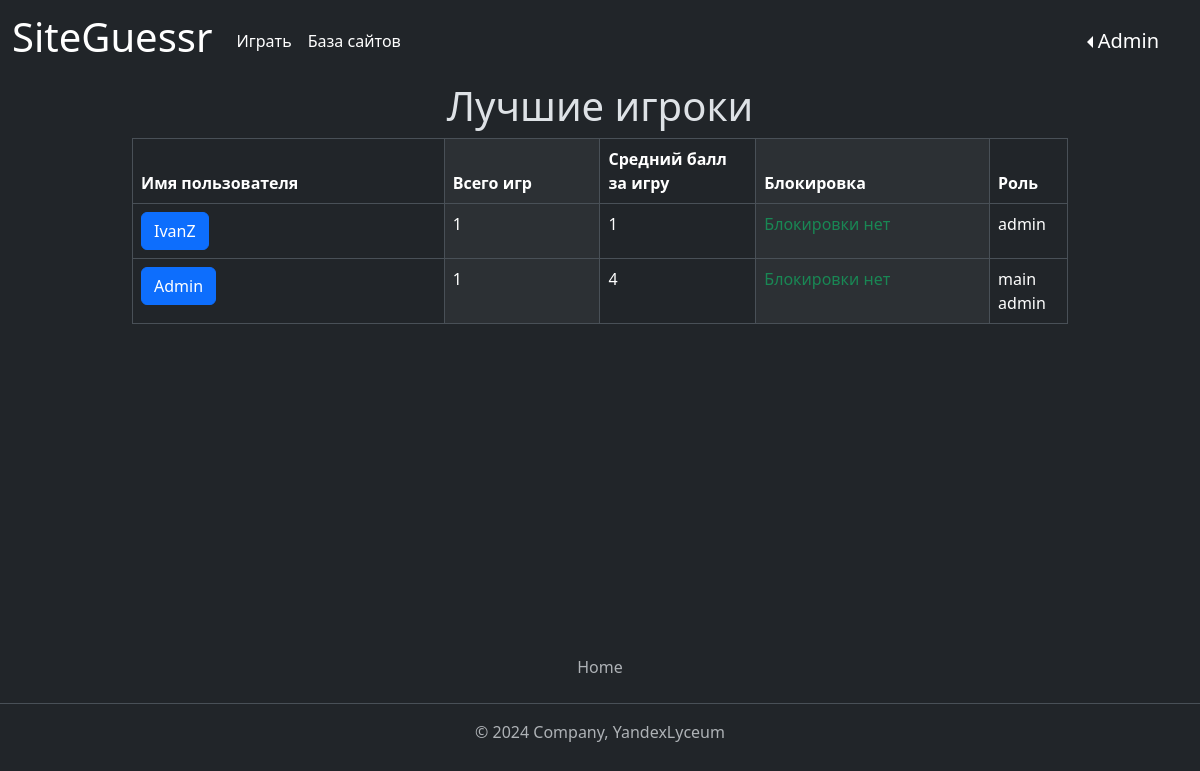
Page /users (signed in) on the earlier database version.
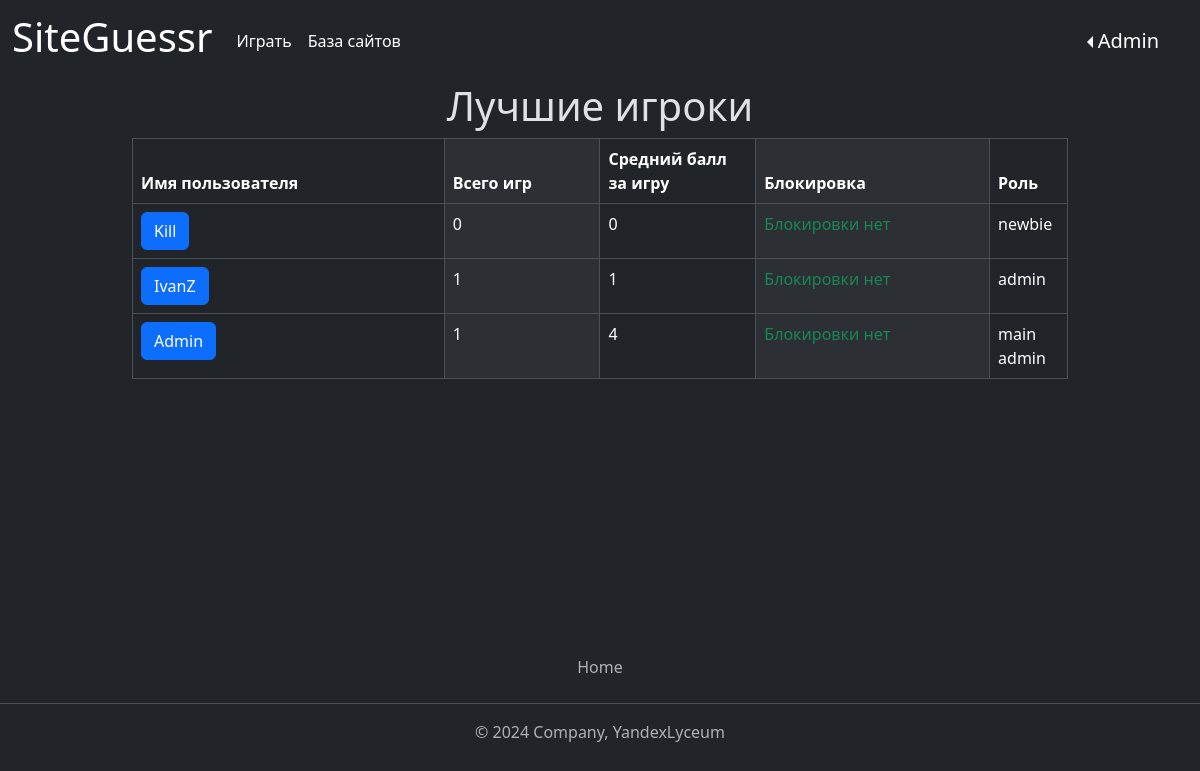
Same page on the later database version.
### data/users.py (models this page shows, shortened)
class User(SqlAlchemyBase, UserMixin, SerializerMixin):
    __tablename__ = 'user'
    id = sqlalchemy.Column(sqlalchemy.Integer,
                           primary_key=True, autoincrement=True)
    login = sqlalchemy.Column(sqlalchemy.String, unique=True, nullable=True)
    description = sqlalchemy.Column(sqlalchemy.String)  # описание
    role = sqlalchemy.Column(sqlalchemy.String, nullable=True, default="newbie")  # роль
    banned = sqlalchemy.Column(sqlalchemy.Boolean, nullable=True, default=False)  # бан
    created_date = sqlalchemy.Column(sqlalchemy.DateTime)
    modified_date = sqlalchemy.Column(sqlalchemy.DateTime)
    hashed_password = sqlalchemy.Column(sqlalchemy.String, nullable=True)
    statistic = orm.relationship("Statistic", back_populates='user', uselist=False)
    games = orm.relationship("Game", back_populates='user')
    website = orm.relationship("Website", back_populates='user')

### data/statistics.py (models this page shows)
class Statistic(SqlAlchemyBase, UserMixin, SerializerMixin):
    __tablename__ = 'statistic'
    id = sqlalchemy.Column(sqlalchemy.Integer,
                           primary_key=True, autoincrement=True)
    user_id = sqlalchemy.Column(sqlalchemy.Integer, sqlalchemy.ForeignKey("user.id"), nullable=True, unique=True)
    total_games = sqlalchemy.Column(sqlalchemy.Integer, nullable=True, default=0)  # общее количество сыгранных игр
    correct_answers = sqlalchemy.Column(sqlalchemy.Integer, nullable=True, default=0)  # количество правильных ответов
    wrong_answers = sqlalchemy.Column(sqlalchemy.Integer, nullable=True, default=0)  # количество неправильных ответов
    average_score = sqlalchemy.Column(sqlalchemy.Integer, nullable=True, default=0)  # средний балл за игру
    best_score = sqlalchemy.Column(sqlalchemy.Integer, nullable=True, default=0)  # лучший счёт
    user = orm.relationship('User')

### main.py (the view)
@app.route('/users', methods=['GET', 'POST'])
@login_required
def all_users():
    if not (current_user.role == "main admin" and current_user.banned != 1):
        return redirect("/")
    db_sess = db_session.create_session()
    params = {"title": "Все пользователи",
              "users": [user for user in
                        db_sess.query(User).order_by(
                            desc(User.login), desc(User.login)).all()]}
    return render_template("all_users.html", **params)

### data/db_session.py (called while the page is built)
def create_session() -> Session:
    global __factory
    return __factory()

### main.py (called while the page is built)
@login_manager.user_loader
def load_user(user_id):
    db_sess = db_session.create_session()
    return db_sess.query(User).get(user_id)

### templates/all_users.html (shortened to what this page needs)
<div class="main-body">
    <h1 class="text-center">Лучшие игроки</h1>
    <div class="container table-wrapper">
        <table class="table table-striped-columns table-bordered ">
            <thead>
            <tr class="">
                <th class="col-4" scope="col">Имя пользователя</th>
                <th class="col-2" scope="col">Всего игр</th>
                <th class="col-2" scope="col">Средний балл за игру</th>
                <th class="col-3" scope="col">Блокировка</th>
                <th class="col-3" scope="col">Роль</th>
            </tr>
            </thead>
            <tbody>
            <tr class="">
                <td><a class="btn btn-primary" href="/profile/<% user.login %>" role="button"><% user.login %></a></td>
                <td><% user.statistic.total_games %></td>
                <td><% user.statistic.average_score %></td>
                <td>
                    <div class="col-sm-9 text-success">
                        Блокировки нет
                    </div>
                </td>
                <td><% user.role %></td>
            </tr>
            </tbody>
        </table>
    </div>
</div>

### templates/base.html (shortened to what this page needs)
<!DOCTYPE html>
<html lang="ru" data-bs-theme="dark">
<head>
    <link href="https://cdn.jsdelivr.net/npm/bootstrap@5.3.2/dist/css/bootstrap.min.css" rel="stylesheet"
>
    <link rel="stylesheet" type="text/css" href=<% url_for('static', filename='css/style.css') %> />
</head>
<body class="d-flex flex-column min-vh-100">
<header>
    <nav class="navbar navbar-expand">
        <div class="container-fluid">
            <a class="navbar-brand" href="/"><h1> SiteGuessr </h1></a>
            <div class="collapse navbar-collapse" id="navbarNav">
                <ul class="navbar-nav">
                    <li class="nav-item">
                        <a class="nav-link active" aria-current="page" href="/game_menu">Играть</a>
                    </li>
                </ul>
                <ul class="navbar-nav">
                    <li class="nav-item">
                        <a href="/websites" class="nav-link active" aria-current="page">База сайтов</a>
                    </li>
                </ul>
            </div>
            <div>
                <div class="dropdown dropstart">
                    <button class="navbar-brand dropdown-toggle btn"
                            id="dropdownMenuLink" data-bs-toggle="dropdown" aria-expanded="false"><%
                    </button>
                </div>
            </div>
        </div>
    </nav>
</header>
<footer class="py-3 my-4 mt-auto">
    <ul class="nav justify-content-center border-bottom pb-3 mb-3">
        <li class="nav-item"><a href="/" class="nav-link px-2 text-muted">Home</a></li>
    </ul>
    <p class="text-center text-muted">© 2024 Company, YandexLyceum</p>
</footer>
</body>
</html>

Differences in the rows shown:
added User: login "Kill", statistic.total_games "0", statistic.average_score "0", banned "Блокировки нет", role "newbie"
